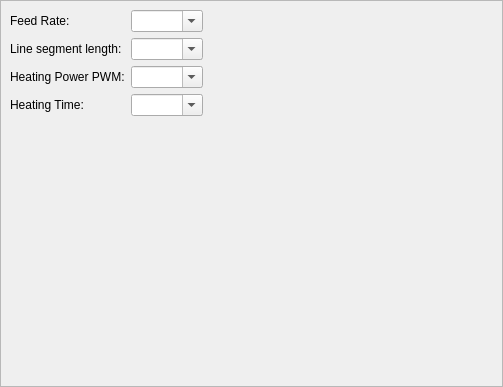
<?xml version="1.0" encoding="UTF-8"?>
<ui version="4.0">
 <class>GlobalOptions</class>
 <widget class="QScrollArea" name="GlobalOptions">
  <property name="geometry">
   <rect>
    <x>0</x>
    <y>0</y>
    <width>503</width>
    <height>387</height>
   </rect>
  </property>
  <property name="windowTitle">
   <string>ScrollArea</string>
  </property>
  <property name="widgetResizable">
   <bool>true</bool>
  </property>
  <widget class="QWidget" name="scrollAreaWidgetContents">
   <property name="geometry">
    <rect>
     <x>0</x>
     <y>0</y>
     <width>501</width>
     <height>385</height>
    </rect>
   </property>
   <layout class="QFormLayout" name="formLayout">
    <property name="fieldGrowthPolicy">
     <enum>QFormLayout::FieldsStayAtSizeHint</enum>
    </property>
    <item row="0" column="0">
     <widget class="QLabel" name="label_3">
      <property name="text">
       <string>Feed Rate:</string>
      </property>
     </widget>
    </item>
    <item row="0" column="1">
     <widget class="QComboBox" name="Feedrate">
      <property name="editable">
       <bool>true</bool>
      </property>
     </widget>
    </item>

    <item row="1" column="0">
     <widget class="QLabel" name="label_3">
      <property name="text">
       <string>Line segment length:</string>
      </property>
     </widget>
    </item>
    <item row="1" column="1">
     <widget class="QComboBox" name="LineSegmentLength">
      <property name="editable">
       <bool>true</bool>
      </property>
     </widget>
    </item>

    <item row="2" column="0">
     <widget class="QLabel" name="label_3">
      <property name="text">
       <string>Heating Power PWM:</string>
      </property>
     </widget>
    </item>
    <item row="2" column="1">
     <widget class="QComboBox" name="Power">
      <property name="editable">
       <bool>true</bool>
      </property>
     </widget>
    </item>

    <item row="3" column="0">
     <widget class="QLabel" name="label_3">
      <property name="text">
       <string>Heating Time:</string>
      </property>
     </widget>
    </item>
    <item row="3" column="1">
     <widget class="QComboBox" name="HeatingTime">
      <property name="editable">
       <bool>true</bool>
      </property>
     </widget>
    </item>

   </layout>
  </widget>
 </widget>
 <tabstops/>
 <resources/>
 <connections/>
</ui>
